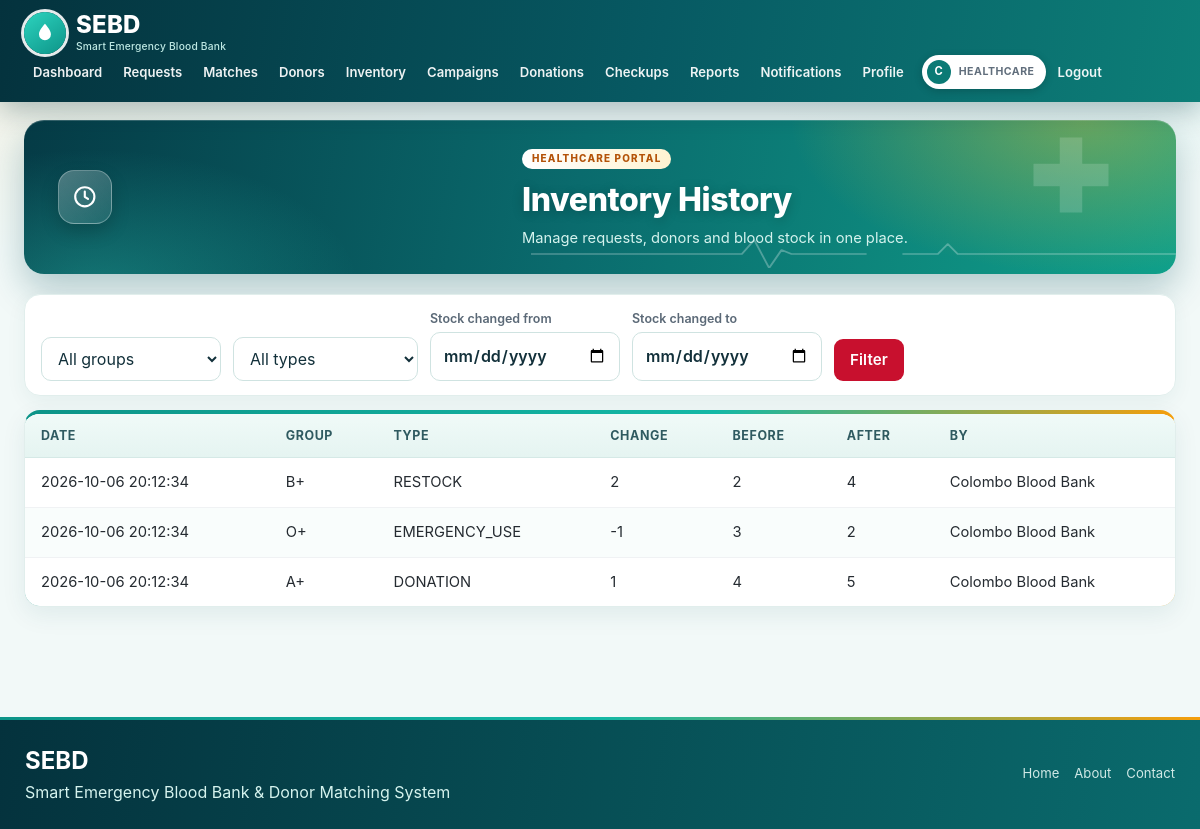
Page /healthcare/inventory_history.php (signed in) on the committed database.
### tables this page shows
CREATE TABLE IF NOT EXISTS `inventory_logs` (
  `inventory_log_id` int NOT NULL AUTO_INCREMENT,
  `inventory_id` int NOT NULL,
  `organization_id` int NOT NULL,
  `blood_group` enum('A+','A-','B+','B-','AB+','AB-','O+','O-') NOT NULL,
  `change_type` enum('DONATION','EMERGENCY_USE','ADJUSTMENT','RESTOCK') NOT NULL,
  `quantity_change` int NOT NULL,
  `previous_units` int NOT NULL,
  `new_units` int NOT NULL,
  `reference_id` int DEFAULT NULL,
  `changed_by` int NOT NULL,
  `created_at` datetime DEFAULT CURRENT_TIMESTAMP,
  PRIMARY KEY (`inventory_log_id`),
  KEY `inventory_id` (`inventory_id`),
  KEY `organization_id` (`organization_id`),
  KEY `changed_by` (`changed_by`)
);

CREATE TABLE IF NOT EXISTS `users` (
  `user_id` int NOT NULL AUTO_INCREMENT,
  `full_name` varchar(100) NOT NULL,
  `email` varchar(100) NOT NULL,
  `password` varchar(255) NOT NULL,
  `role` enum('DONOR','HEALTHCARE','ADMIN') NOT NULL,
  `phone` varchar(20) DEFAULT NULL,
  `status` enum('PENDING','ACTIVE','SUSPENDED') DEFAULT 'PENDING',
  `must_change_password` tinyint(1) NOT NULL DEFAULT 0,
  `created_at` datetime DEFAULT CURRENT_TIMESTAMP,
  `updated_at` datetime DEFAULT CURRENT_TIMESTAMP ON UPDATE CURRENT_TIMESTAMP,
  PRIMARY KEY (`user_id`),
  UNIQUE KEY `email` (`email`)
);

### healthcare/inventory_history.php (the view, shortened to what this page needs)
<?php require_once __DIR__.'/../includes/auth.php'; require_role('HEALTHCARE');
$o=my_org($pdo); $bg=get('blood_group'); $t=get('type'); $ff=get('from'); $ft=get('to');
$sql="SELECT l.*,u.full_name FROM inventory_logs l JOIN users u ON u.user_id=l.changed_by WHERE l.organization_id=?"; $p=[$o['organization_id']];
$s=$pdo->prepare($sql." ORDER BY l.created_at DESC,l.inventory_log_id DESC LIMIT 500"); $s->execute($p);
$title='Inventory History'; require '../includes/header.php'; ?>
<form class="filter"><?= blood_select('blood_group',$bg,true) ?><select name="type"><option value="">All types</option><?php foreach(['DONATION','EMERGENCY_USE','ADJUSTMENT','RESTOCK','EXPIRED'] as $x) echo "<option ".($t===$x?'selected':'').">$x</option>"; ?></select><label class="dl">Stock changed from <input type="date" name="from" value="<?= h($ff) ?>"></label><label class="dl">Stock changed to <input type="date" name="to" value="<?= h($ft) ?>"></label><button class="btn">Filter</button></form>
<div class="tw"><table><thead><tr><th>Date</th><th>Group</th><th>Type</th><th>Change</th><th>Before</th><th>After</th><th>By</th></tr></thead><tbody>
<?php foreach($s as $r): ?><tr><td><?= h($r['created_at']) ?></td><td><?= h($r['blood_group']) ?></td><td><?= h($r['change_type']) ?></td><td><?= $r['quantity_change'] ?></td><td><?= $r['previous_units'] ?></td><td><?= $r['new_units'] ?></td><td><?= h($r['full_name']) ?></td></tr><?php endforeach; ?></tbody></table></div>
<?php require '../includes/footer.php';

### rows in the picture
inventory_logs: created_at "2026-10-06 20:12:34", blood_group "B+", change_type "RESTOCK", quantity_change "2", previous_units "2", new_units "4", changed_by.full_name "Colombo Blood Bank"
inventory_logs: created_at "2026-10-06 20:12:34", blood_group "O+", change_type "EMERGENCY_USE", quantity_change "-1", previous_units "3", new_units "2", changed_by.full_name "Colombo Blood Bank"
inventory_logs: created_at "2026-10-06 20:12:34", blood_group "A+", change_type "DONATION", quantity_change "1", previous_units "4", new_units "5", changed_by.full_name "Colombo Blood Bank"

### other values in the picture
$l "Dashboard"
$l "Requests"
$l "Matches"
$l "Donors"
$l "Inventory"
$l "Campaigns"
$l "Donations"
$l "Checkups"
$l "Reports"
$l "Notifications"
$l "Profile"
substr($_SESSION['name']??'U',0,1) "C"
$title "Inventory History"
